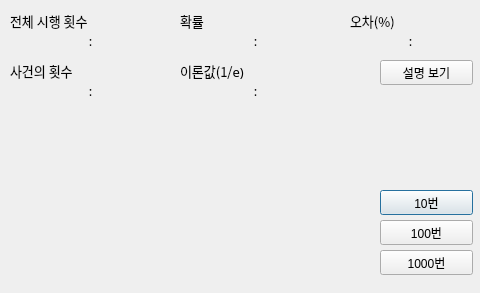
<?xml version="1.0" encoding="UTF-8"?>
<ui version="4.0">
 <class>Dialog</class>
 <widget class="QDialog" name="Dialog">
  <property name="geometry">
   <rect>
    <x>0</x>
    <y>0</y>
    <width>480</width>
    <height>293</height>
   </rect>
  </property>
  <property name="windowTitle">
   <string>교란순열</string>
  </property>
  <widget class="QPushButton" name="pushButton_10">
   <property name="geometry">
    <rect>
     <x>380</x>
     <y>190</y>
     <width>93</width>
     <height>25</height>
    </rect>
   </property>
   <property name="text">
    <string>10번</string>
   </property>
  </widget>
  <widget class="QPushButton" name="pushButton_100">
   <property name="geometry">
    <rect>
     <x>380</x>
     <y>220</y>
     <width>93</width>
     <height>25</height>
    </rect>
   </property>
   <property name="text">
    <string>100번</string>
   </property>
  </widget>
  <widget class="QPushButton" name="pushButton_1000">
   <property name="geometry">
    <rect>
     <x>380</x>
     <y>250</y>
     <width>93</width>
     <height>25</height>
    </rect>
   </property>
   <property name="text">
    <string>1000번</string>
   </property>
  </widget>
  <widget class="QLabel" name="label_trial1">
   <property name="geometry">
    <rect>
     <x>10</x>
     <y>10</y>
     <width>131</width>
     <height>21</height>
    </rect>
   </property>
   <property name="font">
    <font>
     <family>맑은 고딕</family>
     <pointsize>10</pointsize>
    </font>
   </property>
   <property name="text">
    <string>전체 시행 횟수</string>
   </property>
   <property name="alignment">
    <set>Qt::AlignLeading|Qt::AlignLeft|Qt::AlignVCenter</set>
   </property>
  </widget>
  <widget class="QLabel" name="label_acnt1">
   <property name="geometry">
    <rect>
     <x>10</x>
     <y>60</y>
     <width>111</width>
     <height>21</height>
    </rect>
   </property>
   <property name="font">
    <font>
     <family>맑은 고딕</family>
     <pointsize>10</pointsize>
    </font>
   </property>
   <property name="text">
    <string>사건의 횟수</string>
   </property>
   <property name="alignment">
    <set>Qt::AlignLeading|Qt::AlignLeft|Qt::AlignVCenter</set>
   </property>
  </widget>
  <widget class="QLabel" name="label_prob1">
   <property name="geometry">
    <rect>
     <x>180</x>
     <y>10</y>
     <width>41</width>
     <height>21</height>
    </rect>
   </property>
   <property name="font">
    <font>
     <family>맑은 고딕</family>
     <pointsize>10</pointsize>
    </font>
   </property>
   <property name="text">
    <string>확률</string>
   </property>
   <property name="alignment">
    <set>Qt::AlignLeading|Qt::AlignLeft|Qt::AlignVCenter</set>
   </property>
  </widget>
  <widget class="QLabel" name="label_exN1">
   <property name="geometry">
    <rect>
     <x>180</x>
     <y>60</y>
     <width>91</width>
     <height>21</height>
    </rect>
   </property>
   <property name="font">
    <font>
     <family>맑은 고딕</family>
     <pointsize>10</pointsize>
    </font>
   </property>
   <property name="text">
    <string>이론값(1/e)</string>
   </property>
   <property name="alignment">
    <set>Qt::AlignLeading|Qt::AlignLeft|Qt::AlignVCenter</set>
   </property>
  </widget>
  <widget class="QLabel" name="label_error1">
   <property name="geometry">
    <rect>
     <x>350</x>
     <y>10</y>
     <width>61</width>
     <height>21</height>
    </rect>
   </property>
   <property name="font">
    <font>
     <family>맑은 고딕</family>
     <pointsize>10</pointsize>
    </font>
   </property>
   <property name="text">
    <string>오차(%)</string>
   </property>
   <property name="alignment">
    <set>Qt::AlignLeading|Qt::AlignLeft|Qt::AlignVCenter</set>
   </property>
  </widget>
  <widget class="QLabel" name="label_1">
   <property name="geometry">
    <rect>
     <x>20</x>
     <y>105</y>
     <width>64</width>
     <height>15</height>
    </rect>
   </property>
   <property name="text">
    <string/>
   </property>
  </widget>
  <widget class="QLabel" name="label_2">
   <property name="geometry">
    <rect>
     <x>90</x>
     <y>105</y>
     <width>64</width>
     <height>15</height>
    </rect>
   </property>
   <property name="text">
    <string/>
   </property>
  </widget>
  <widget class="QLabel" name="label_3">
   <property name="geometry">
    <rect>
     <x>160</x>
     <y>105</y>
     <width>64</width>
     <height>15</height>
    </rect>
   </property>
   <property name="text">
    <string/>
   </property>
  </widget>
  <widget class="QLabel" name="label_4">
   <property name="geometry">
    <rect>
     <x>230</x>
     <y>105</y>
     <width>64</width>
     <height>15</height>
    </rect>
   </property>
   <property name="text">
    <string/>
   </property>
  </widget>
  <widget class="QLabel" name="label_5">
   <property name="geometry">
    <rect>
     <x>300</x>
     <y>105</y>
     <width>70</width>
     <height>15</height>
    </rect>
   </property>
   <property name="text">
    <string/>
   </property>
  </widget>
  <widget class="QLabel" name="label_6">
   <property name="geometry">
    <rect>
     <x>20</x>
     <y>200</y>
     <width>64</width>
     <height>15</height>
    </rect>
   </property>
   <property name="text">
    <string/>
   </property>
  </widget>
  <widget class="QLabel" name="label_7">
   <property name="geometry">
    <rect>
     <x>90</x>
     <y>200</y>
     <width>64</width>
     <height>15</height>
    </rect>
   </property>
   <property name="text">
    <string/>
   </property>
  </widget>
  <widget class="QLabel" name="label_8">
   <property name="geometry">
    <rect>
     <x>160</x>
     <y>200</y>
     <width>64</width>
     <height>15</height>
    </rect>
   </property>
   <property name="text">
    <string/>
   </property>
  </widget>
  <widget class="QLabel" name="label_9">
   <property name="geometry">
    <rect>
     <x>230</x>
     <y>200</y>
     <width>64</width>
     <height>15</height>
    </rect>
   </property>
   <property name="text">
    <string/>
   </property>
  </widget>
  <widget class="QLabel" name="label_10">
   <property name="geometry">
    <rect>
     <x>300</x>
     <y>200</y>
     <width>64</width>
     <height>15</height>
    </rect>
   </property>
   <property name="text">
    <string/>
   </property>
  </widget>
  <widget class="QLabel" name="label_trial">
   <property name="geometry">
    <rect>
     <x>10</x>
     <y>30</y>
     <width>161</width>
     <height>21</height>
    </rect>
   </property>
   <property name="font">
    <font>
     <family>맑은 고딕</family>
     <pointsize>10</pointsize>
    </font>
   </property>
   <property name="text">
    <string>:</string>
   </property>
   <property name="alignment">
    <set>Qt::AlignCenter</set>
   </property>
  </widget>
  <widget class="QLabel" name="label_acnt">
   <property name="geometry">
    <rect>
     <x>10</x>
     <y>80</y>
     <width>161</width>
     <height>21</height>
    </rect>
   </property>
   <property name="font">
    <font>
     <family>맑은 고딕</family>
     <pointsize>10</pointsize>
    </font>
   </property>
   <property name="text">
    <string>:</string>
   </property>
   <property name="alignment">
    <set>Qt::AlignCenter</set>
   </property>
  </widget>
  <widget class="QLabel" name="label_prob">
   <property name="geometry">
    <rect>
     <x>180</x>
     <y>30</y>
     <width>151</width>
     <height>21</height>
    </rect>
   </property>
   <property name="font">
    <font>
     <family>맑은 고딕</family>
     <pointsize>10</pointsize>
    </font>
   </property>
   <property name="text">
    <string>:</string>
   </property>
   <property name="alignment">
    <set>Qt::AlignCenter</set>
   </property>
  </widget>
  <widget class="QLabel" name="label_exN">
   <property name="geometry">
    <rect>
     <x>180</x>
     <y>80</y>
     <width>151</width>
     <height>21</height>
    </rect>
   </property>
   <property name="font">
    <font>
     <family>맑은 고딕</family>
     <pointsize>10</pointsize>
    </font>
   </property>
   <property name="text">
    <string>:</string>
   </property>
   <property name="alignment">
    <set>Qt::AlignCenter</set>
   </property>
  </widget>
  <widget class="QLabel" name="label_error">
   <property name="geometry">
    <rect>
     <x>350</x>
     <y>30</y>
     <width>121</width>
     <height>21</height>
    </rect>
   </property>
   <property name="font">
    <font>
     <family>맑은 고딕</family>
     <pointsize>10</pointsize>
    </font>
   </property>
   <property name="text">
    <string>:</string>
   </property>
   <property name="alignment">
    <set>Qt::AlignCenter</set>
   </property>
  </widget>
  <widget class="QPushButton" name="pushButton_des">
   <property name="geometry">
    <rect>
     <x>380</x>
     <y>60</y>
     <width>93</width>
     <height>25</height>
    </rect>
   </property>
   <property name="text">
    <string>설명 보기</string>
   </property>
  </widget>
 </widget>
 <resources/>
 <connections/>
</ui>
